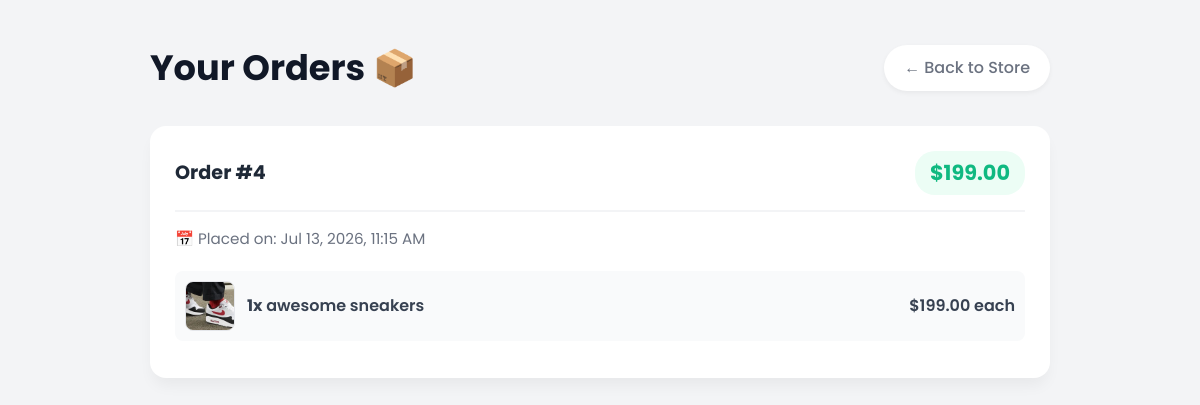
Page /orders/ (signed in) on the committed database.
### store/models.py (models this page shows, shortened)
class Order(models.Model):
    user = models.ForeignKey(User, on_delete=models.CASCADE)
    created_at = models.DateTimeField(auto_now_add=True)
    total_price = models.DecimalField(max_digits=10, decimal_places=2)

class OrderItem(models.Model):
    order = models.ForeignKey(Order, on_delete=models.CASCADE)
    product = models.ForeignKey(Product, on_delete=models.CASCADE)
    quantity = models.PositiveIntegerField(default=1)
    price_at_time = models.DecimalField(max_digits=10, decimal_places=2)

class Product(models.Model):
    name = models.CharField(max_length=100)
    category = models.ForeignKey(Category, on_delete=models.SET_NULL, null=True, blank=True)
    price = models.DecimalField(max_digits=10, decimal_places=2)
    image = models.ImageField(upload_to='products/', null=True, blank=True)

### store/views.py (the view)
# urls.py: path('orders/', order_history, name='order_history'),
@login_required(login_url='/login/')
def order_history(request):
    orders = Order.objects.filter(user=request.user).order_by('-created_at')
    return render(request, 'order_history.html', {'orders': orders})

### store/templates/order_history.html (shortened to what this page needs)
<!DOCTYPE html>
<html lang="en">
<head>
</head>
<body>
    <div class="container">
        <div class="header-area">
            <h1>Your Orders 📦</h1>
            <a href="/" class="back-link">← Back to Store</a>
        </div>
        {% if orders %}
            {% for order in orders %}
            <div class="order-card">
                <div class="order-header">
                    <span class="order-id">Order #{{ order.id }}</span>
                    <span class="order-total">${{ order.total_price }}</span>
                </div>
                <div class="order-date">📅 Placed on: {{ order.created_at|date:"M d, Y, h:i A" }}</div>
                {% for item in order.orderitem_set.all %}
                <div class="order-item">
                    <div class="order-item-details">
                        {% if item.product.image %}
                            <img src="{{ item.product.image.url }}" alt="{{ item.product.name }}" class="order-item-img">
                        {% else %}
                            <div class="order-item-img" style="display:flex; align-items:center; justify-content:center; color:#9ca3af; font-size:0.6rem;">No Img</div>
                        {% endif %}
                        <span><strong>{{ item.quantity }}x</strong> {{ item.product.name }}</span>
                    </div>
                    <span>${{ item.price_at_time }} each</span>
                </div>
                {% endfor %}
            </div>
            {% endfor %}
        {% else %}
            <div class="empty-state">
                <h3>You haven't placed any orders yet!</h3>
                <p style="color: #9ca3af;">When you buy something, your receipt will show up here.</p>
            </div>
        {% endif %}
    </div>
</body>
</html>

### store/templates/order_history.html (style rules this page uses)
* { margin: 0; padding: 0; box-sizing: border-box; font-family: 'Poppins', sans-serif; }
body { background-color: #f3f4f6; color: #374151; line-height: 1.6; padding: 40px 5%; }
.container { max-width: 900px; margin: 0 auto; }
.header-area { display: flex; justify-content: space-between; align-items: center; margin-bottom: 30px; }
h1 { color: #111827; font-weight: 700; font-size: 2.2rem; }
.back-link { color: #6b7280; text-decoration: none; font-weight: 500; transition: color 0.3s; background: white; padding: 10px 20px; border-radius: 30px; box-shadow: 0 2px 5px rgba(0,0,0,0.05); }
.order-card { background: white; border: none; border-radius: 16px; padding: 25px; margin-bottom: 25px; box-shadow: 0 10px 15px -3px rgba(0,0,0,0.05); transition: transform 0.3s ease; }
.order-header { display: flex; justify-content: space-between; align-items: center; border-bottom: 2px solid #f3f4f6; padding-bottom: 15px; margin-bottom: 15px; }
.order-id { font-size: 1.2rem; font-weight: 700; color: #1f2937; }
.order-total { color: #10b981; font-weight: 700; font-size: 1.3rem; background: #ecfdf5; padding: 5px 15px; border-radius: 20px; }
.order-date { font-size: 0.95rem; color: #6b7280; margin-bottom: 20px; display: flex; align-items: center; gap: 8px; }
.order-item { display: flex; justify-content: space-between; margin-bottom: 12px; color: #4b5563; font-weight: 500; padding: 10px; background: #f9fafb; border-radius: 8px; align-items: center; }
.order-item-details { display: flex; align-items: center; gap: 12px; }
.order-item-img { width: 50px; height: 50px; object-fit: cover; border-radius: 8px; border: 1px solid #e5e7eb; background: #fff; }
.order-item span:last-child { font-weight: 600; color: #374151; }

### rows in the picture
Order: id "4", total_price "199.00", created_at "Jul 13, 2026, 11:15 AM"
OrderItem: product.image (picture), quantity "1", product.name "awesome sneakers", price_at_time "199.00"
